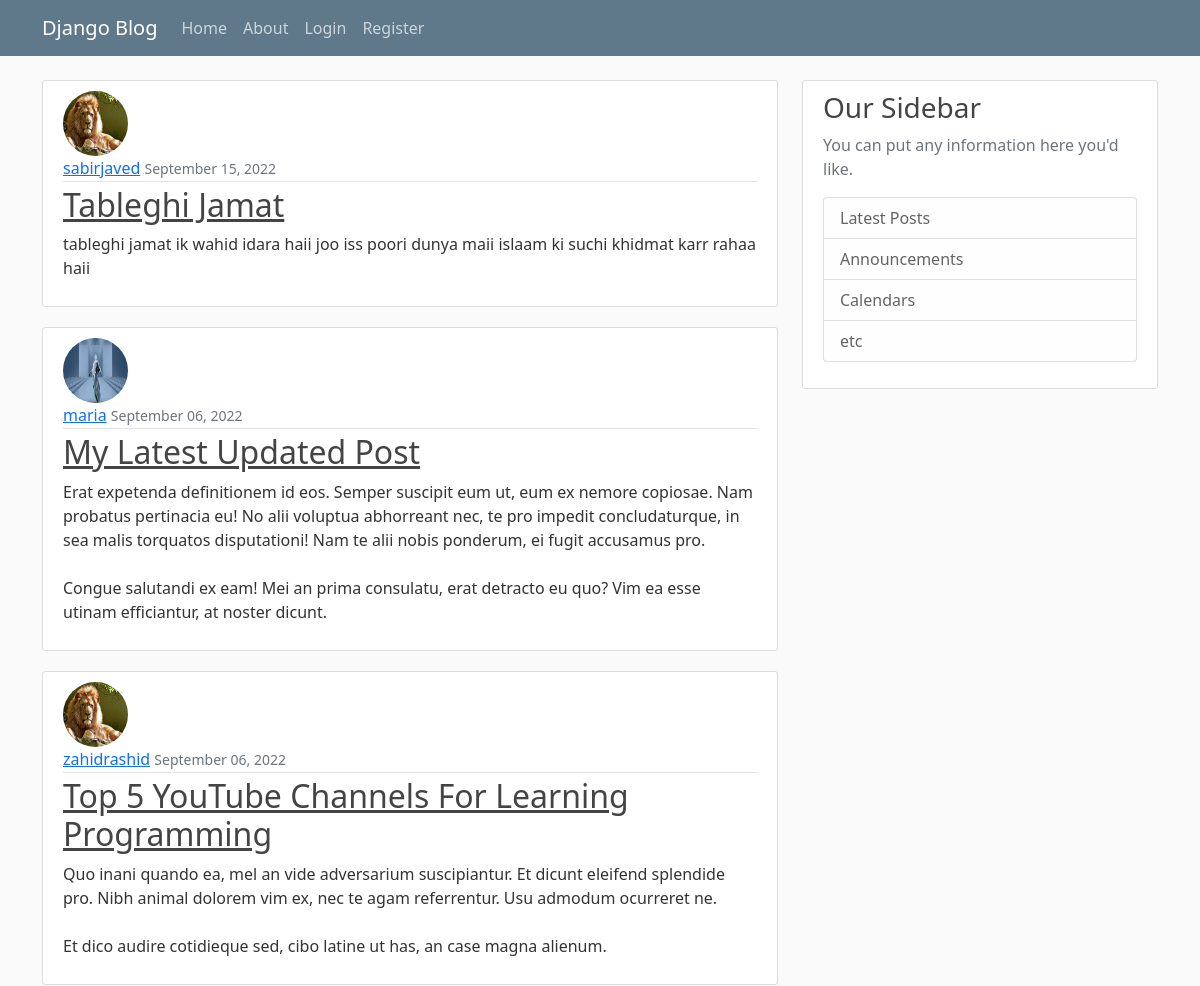
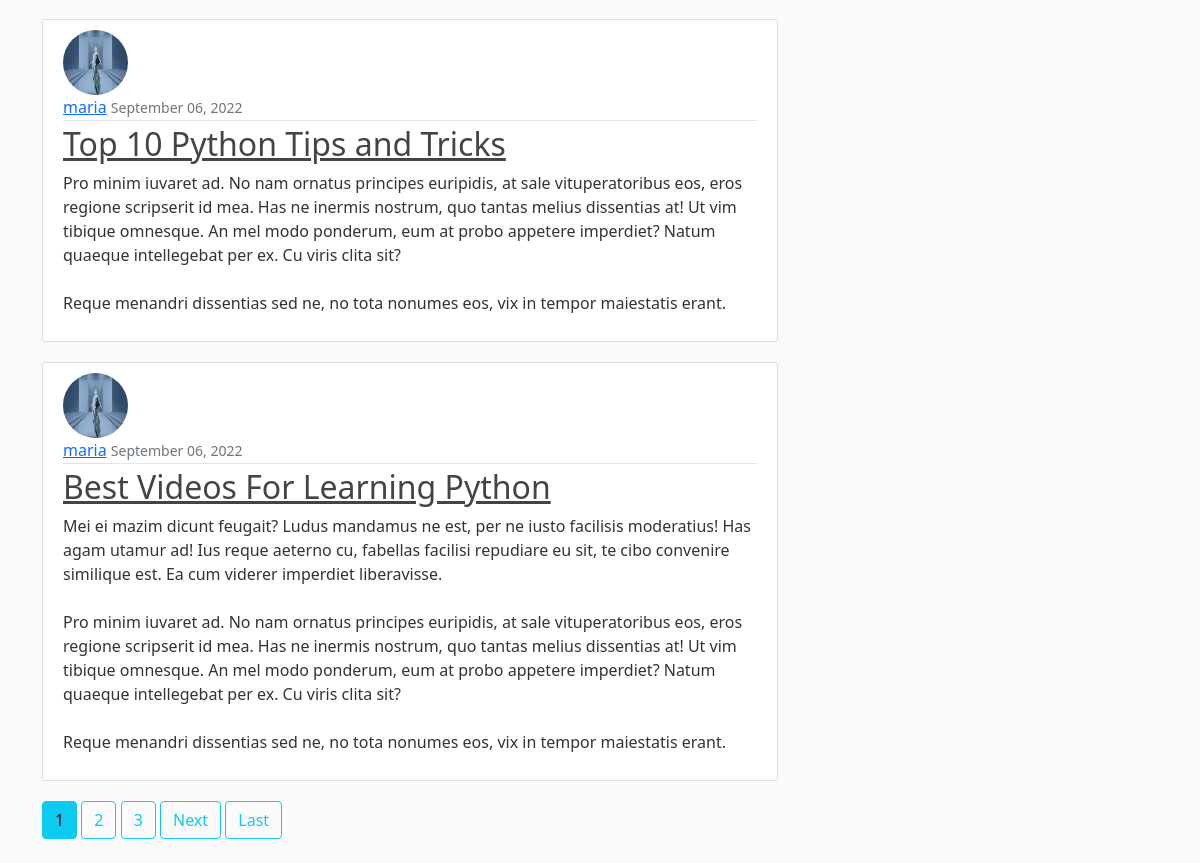
Before: / with the older database file (2 pictures, top to bottom).
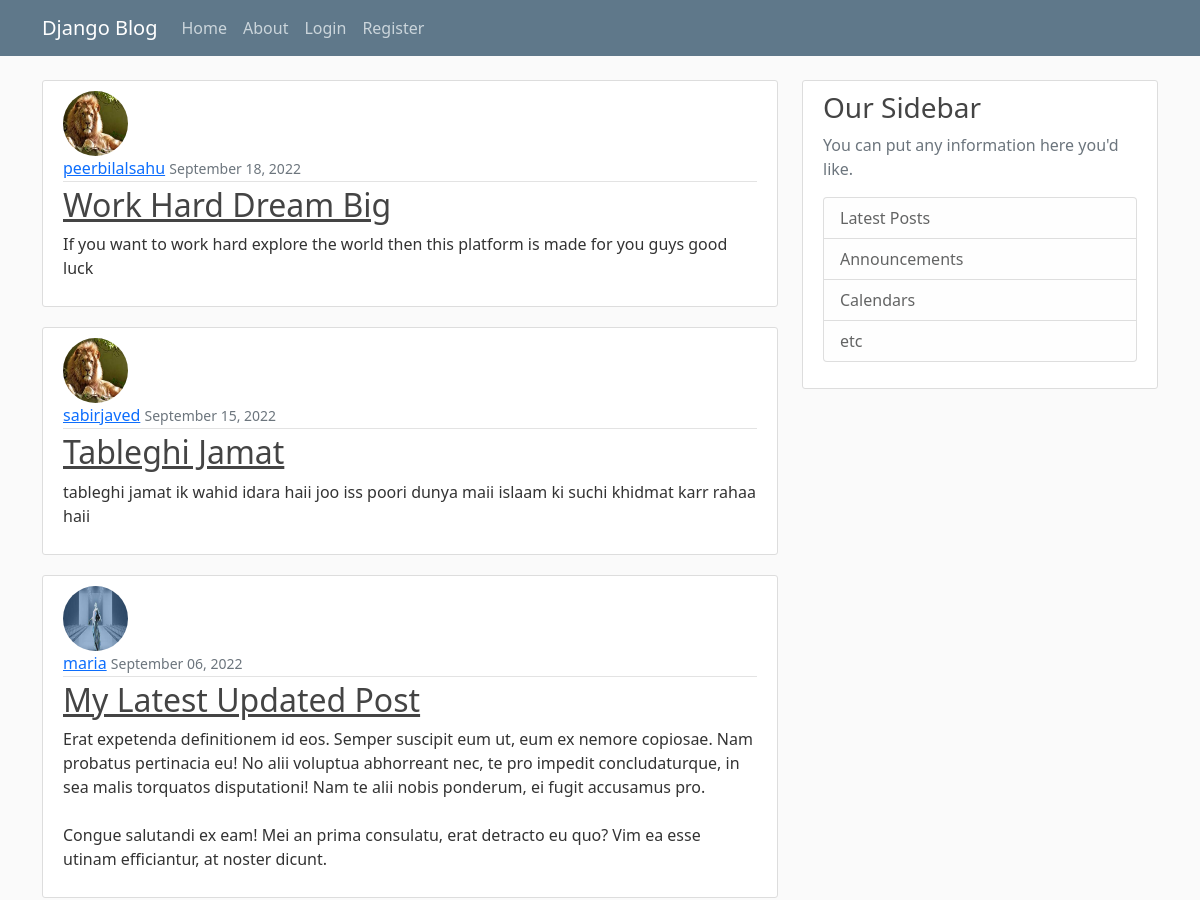
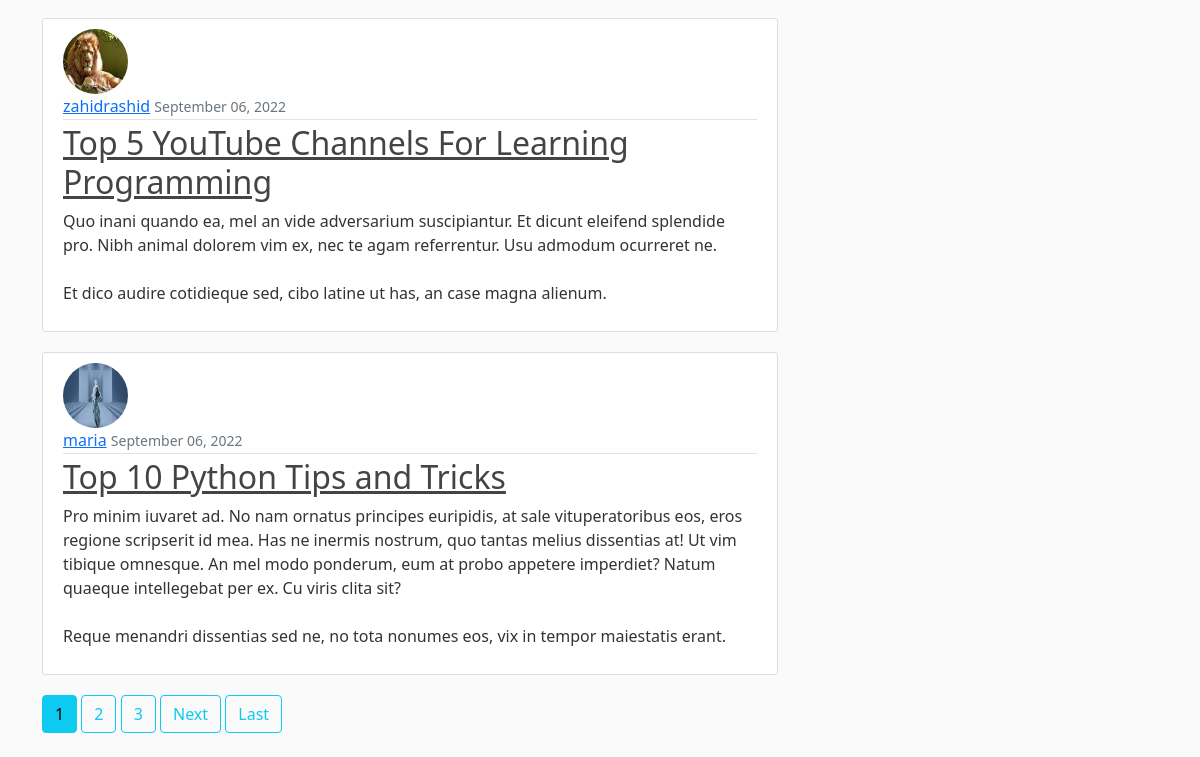
After: the same page with the newer database file (2 pictures, top to bottom).
### janu/models.py (models this page shows, shortened)
class Post (models.Model):
    title = models.CharField(max_length=100)
    content = models.TextField()
    date_posted = models.DateTimeField(default=timezone.now)
    author = models.ForeignKey(User,on_delete = models.CASCADE)

### users/models.py (models this page shows, shortened)
class Profile (models.Model):
    user = models.OneToOneField(User, on_delete=models.CASCADE)
    image = models.ImageField(default='default.jpg',upload_to='profile_pics')

### janu/views.py (the view)
# urls.py: path('',PostListView.as_view(),name ='blog-home'),
class PostListView(ListView):
     model = Post
     template_name= 'janu/hello.html' #<app>/<model>_<viewtype>.html
     context_object_name='posts'
     ordering=['-date_posted']
     paginate_by = 5

### janu/templates/janu/hello.html (shortened to what this page needs)
{% extends "janu/base.html" %}
{% block content %}
 {% for post in posts%}
    <article class="media content-section">
      <img class="rounded-circle article-img" src="{{ post.author.profile.image.url }}">
      <div class="media-body">
        <div class="article-metadata">
          <a class="mr-2" href="{% url 'user-posts' post.author.username %}">{{ post.author }}</a>
          <small class="text-muted">{{ post.date_posted |date:"F d, Y"}}</small>
        </div>
        <h2><a class="article-title" href="{% url 'post-detail' post.id %}">{{ post.title }}</a></h2>
        <p class="article-content">{{ post.content }}</p>
      </div>
    </article>
 {% endfor %}
 {% if is_paginated %}
   {% for num in page_obj.paginator.page_range %}
     {% if page_obj.number == num %}
        <a class="btn btn-info mb-4" href="?page={{ num }}">{{ num }}</a>
     {% elif num > page_obj.number|add:'-3' and num < page_obj.number|add:'3' %}
        <a class="btn btn-outline-info mb-4" href="?page={{ num }}">{{ num }}</a>
     {% endif %}
   {% endfor %}
   {% if page_obj.has_next %}
      <a class="btn btn-outline-info mb-4" href="?page={{page_obj.next_page_number}}">Next</a>
      <a class="btn btn-outline-info mb-4" href="?page={{ page_obj.paginator.num_pages }}">Last</a>
   {% endif %}
 {% endif %}
{% endblock content %}

### janu/templates/janu/base.html (shortened to what this page needs)
{% load static %}
<!DOCTYPE html>
<html lang="en">
  <head>
<link href="https://cdn.jsdelivr.net/npm/bootstrap@5.0.2/dist/css/bootstrap.min.css" rel="stylesheet">
<link rel="stylesheet" href="{% static 'janu/main.css' %}">
  </head>
  <body>
    <header class="site-header">
        <nav class="navbar navbar-expand-md navbar-dark bg-steel fixed-top">
            <div class="container">
                <a class="navbar-brand mr-4" href="{% url 'blog-home' %}">Django Blog</a>
                <div class="collapse navbar-collapse" id="navbarToggle">
                    <div class="navbar-nav mr-auto">
                        <a class="nav-item nav-link" href="{% url 'blog-home' %}">Home</a>
                        <a class="nav-item nav-link" href="{% url 'blog-about' %}">About</a>
                    </div>
                    <div class="navbar-nav">
                      {% if user.is_authenticated %}
                        <a class="nav-item nav-link" href="{% url 'post-create' %}">New Post</a>
                        <a class="nav-item nav-link" href="{% url 'profile' %}">profile</a>
                        <a class="nav-item nav-link" href="{% url 'logout' %}">Logout</a>
                      {% else %}
                        <a class="nav-item nav-link" href="{% url 'login' %}">Login</a>
                        <a class="nav-item nav-link" href="{% url 'register' %}">Register</a>
                      {% endif %}
                    </div>
                </div>
            </div>
        </nav>
    </header>
    <main role="main" class="container">
        <div class="row">
          <div class="col-md-8">
            {% block content %}{% endblock %}
          </div>
          <div class="col-md-4">
            <div class="content-section">
              <h3>Our Sidebar</h3>
              <p class='text-muted'>You can put any information here you'd like.
                <ul class="list-group">
                  <li class="list-group-item list-group-item-light">Latest Posts</li>
                  <li class="list-group-item list-group-item-light">Announcements</li>
                  <li class="list-group-item list-group-item-light">Calendars</li>
                  <li class="list-group-item list-group-item-light">etc</li>
                </ul>
              </p>
            </div>
          </div>
        </div>
    </main>
  </body>
</html>

### janu/static/janu/main.css (style rules this page uses)
body { background: #fafafa; color: #333333; margin-top: 5rem; }
h1, h2, h3, h4, h5, h6 { color: #444444; }
ul { margin: 0; }
.bg-steel { background-color: #5f788a; }
.site-header .navbar-nav .nav-link { color: #cbd5db; }
.content-section { background: #ffffff; padding: 10px 20px; border: 1px solid #dddddd; border-radius: 3px; margin-bottom: 20px; }
.article-title { color: #444444; }
.article-content { white-space: pre-line; }
.article-img { height: 65px; width: 65px; margin-right: 16px; }
.article-metadata { padding-bottom: 1px; margin-bottom: 4px; border-bottom: 1px solid #e3e3e3 }

Changed rows visible on the page:
no longer on this page (row unchanged): Post: author.profile.image (picture), author "maria", date_posted "September 06, 2022", title "Best Videos For Learning Python", content "Mei ei mazim dicunt feugait? Ludus mandamus ne est, per ne iusto facilisis moderatius! Has agam utamur ad! Ius reque aeterno cu, fabellas facilisi repudiare eu sit, te cibo convenire similique est. Ea cum viderer imperdiet liberavisse. Pro minim iuvaret ad. No nam ornatus principes euripidis, at sale vituperatoribus eos, eros regione scripserit id mea. Has ne inermis nostrum, quo tantas melius dissentias at! Ut vim tibique omnesque. An mel modo ponderum, eum at probo appetere imperdiet? Natum quaeque intellegebat per ex. Cu viris clita sit? Reque menandri dissentias sed ne, no tota nonumes eos, vix in tempor maiestatis erant."
added Post: author.profile.image (placeholder picture), author "peerbilalsahu", date_posted "September 18, 2022", title "Work Hard Dream Big", content "If you want to work hard explore the world then this platform is made for you guys good luck"
